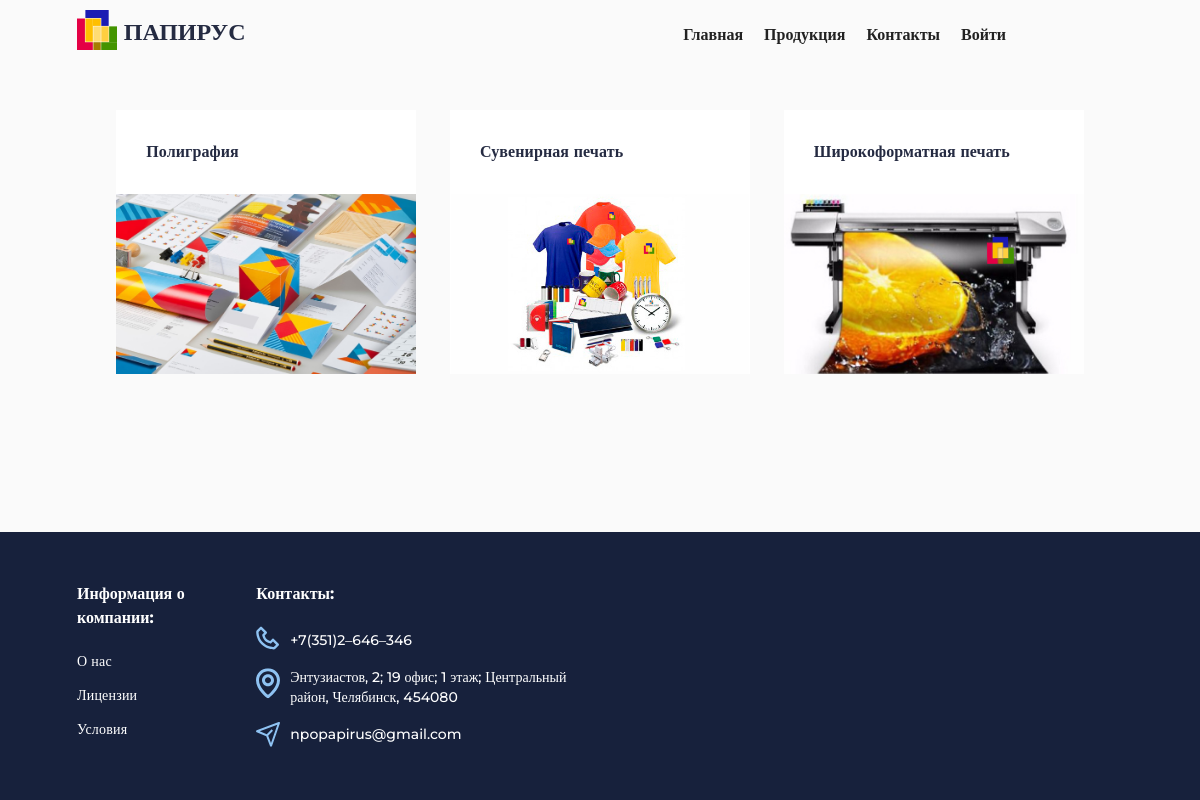
/products.php, run on the app's committed database.
### tables this page shows
CREATE TABLE `maincategory` (
  `id_mainCategory` int NOT NULL,
  `name_mainCategory` varchar(120) NOT NULL,
  `image_mainCategory` varchar(120) NOT NULL,
  `link_nameCategory` varchar(120) NOT NULL
);

### app/database/database.php (called while the page is built, shortened)
<?php
require('connect.php');
function dbCheckError($query){
    $errInfo = $query->errorInfo();
    return true;
}
function selectAll($table, $params = []){
    global $pdo;
    $sql = "SELECT * FROM $table";
    $query = $pdo->prepare($sql);
    $query->execute();
    return $query->fetchAll();
}

### products.php (the view, shortened to what this page needs)
<?php
	include_once("app/database/database.php");
	$mainCategory = selectAll('maincategory')
?>
<!DOCTYPE html>
<html>
    <head>
        <link rel="stylesheet" href="assets/css/style.css">
    </head>
    <body>
        <div class="wrapper">
            <?php include("app/include/header.php")?>
            <main class="pageCategory">
				<?php foreach ($mainCategory as $key => $category): ?>
                <a href="<?=$category['link_nameCategory'];?>.php" class="link__download">
					<div class="product__body1 _cont1">
						<div class="product__column1">
							<article class="product__item1 item-product1">
								<div class="item-product__content1">
									<div>
										<h4 class="item-product__title"><?=$category['name_mainCategory'];?></h4>
									</div>
								</div>
								<div class="item-product__image _ibg">
									<img src="assets/img/<?=$category['image_mainCategory'];?>" alt="<?=$category['name_mainCategory'];?>">
								</div>
							</article>
						</div>
					</div>
				</a>
				<?php endforeach; ?>
            </main>
            <?php include("app/include/footer.php")?>
        </div>
    </body>
</html>

### assets/css/style.css (style rules this page uses)
*, *::before, *::after { padding: 0; margin: 0; border: 0; box-sizing: border-box; }
a { text-decoration: none; }
img { vertical-align: top; }
h1, h2, h3, h4, h5, h6 { font-weight: inherit; font-size: inherit; }
html, body { height: 100%; line-height: 1; background: #fafafa; font-size: 14px; color: #252b42; font-weight: 500; font-family: Montserrat; }
.wrapper { min-height: 100%; overflow: hidden; display: flex; flex-direction: column; }
._ibg { position: relative; }
._ibg img { position: absolute; width: 100%; height: 100%; top: 0; left: 0; object-fit: cover; }
.item-product__title { letter-spacing: 0.1px; font-size: 16px; font-weight: 700; line-height: 150%; }
.item-product__image { display: block; padding: 0px 0px 60% 0px; }
.pageCategory { max-width: 1046px; overflow: hidden; margin-left: auto; margin-right: auto; display: inline-table; flex-direction: column; margin-bottom: -100px; }
._cont1 { margin: 30px 0px 0px; box-sizing: content-box; max-width: 1046px; padding: 0px 15px; }
.product__body1 { display: inline-block; flex-wrap: wrap; }
.product__item1 { width: 300px; }
.item-product1 { display: flex; flex-wrap: wrap; background-color: #fff; display: flex; height: 100%; flex-direction: column; }
.item-product__content1 { display: flex; flex-wrap: wrap; padding: 30px; flex: 1 1 auto; }
.link__download { color: #252b42; text-decoration: none; }

### data on the page
maincategory: name_mainCategory "Полиграфия", image_mainCategory (picture)
maincategory: name_mainCategory "Сувенирная печать", image_mainCategory (picture)
maincategory: name_mainCategory "Широкоформатная печать", image_mainCategory (picture)
